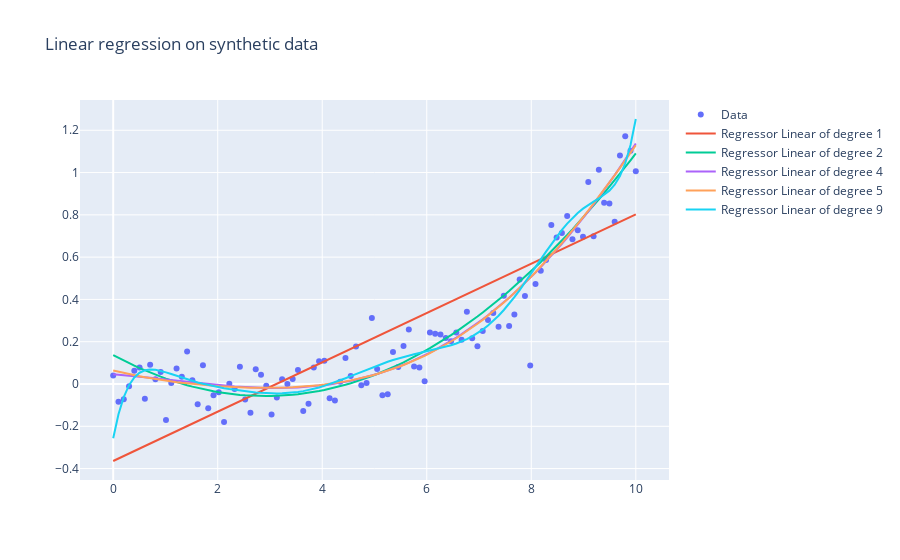

The notebook cell saved with this chart:
### Code cell
def reg_plotly_plot(x,y,predictions,names):
    trace0 = go.Scatter(
        x = x,
        y = y,
        mode = 'markers',
        name = 'Data'
    )
    reg_traces = []
    for i,prediction in enumerate(predictions): ##lastone excluded because of visualization
        reg_traces.append(go.Scatter(
                                x = x,
                                y = prediction,
                                mode = 'lines',
                                name = f'Regressor {names[i]}',
                                text = f"MSE: {mse(prediction,y)}"
                                )
                         )

    layout = go.Layout(
        title = "Linear regression on synthetic data",
    )

    data = [trace0] + reg_traces
    return go.Figure(data=data, layout=layout)

iplot(reg_plotly_plot(x,y,predictions[:-1],["Linear of degree "+str(d) for d in np.array(degrees[:-1])-1]))
